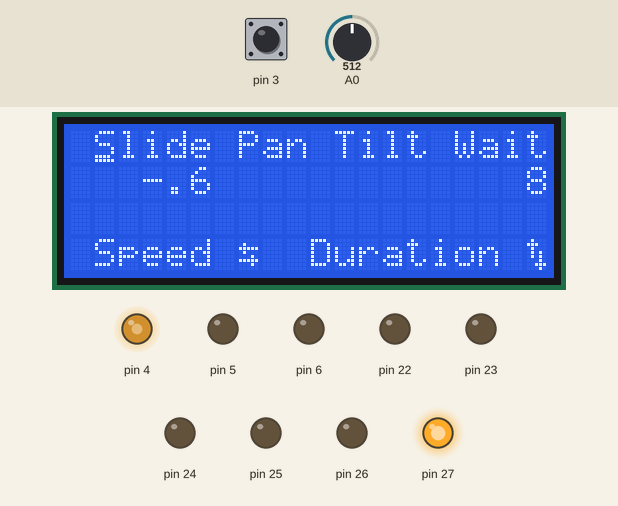
A sketch run on a simulated Arduino Mega 2560, built with avr-gcc and run on an emulated ATmega2560. Parts: 20×4 character LCD, output pins drawn as LEDs (lit = HIGH). Inputs (shaded band) come from the test bench; at power-on: pin 3 HIGH, A0 = 512. What the sketch prints to the serial monitor is not drawn.

Above: at 1.2 s.
1.3 s: pin 3 pulled LOW for 0.15 s
At 1.9 s:
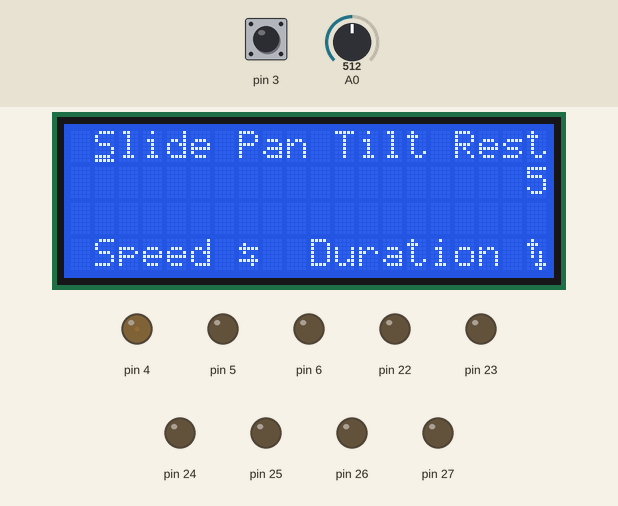
4.4 s: A0 set to 637
7.4 s: A0 set to 658
At 9.5 s:
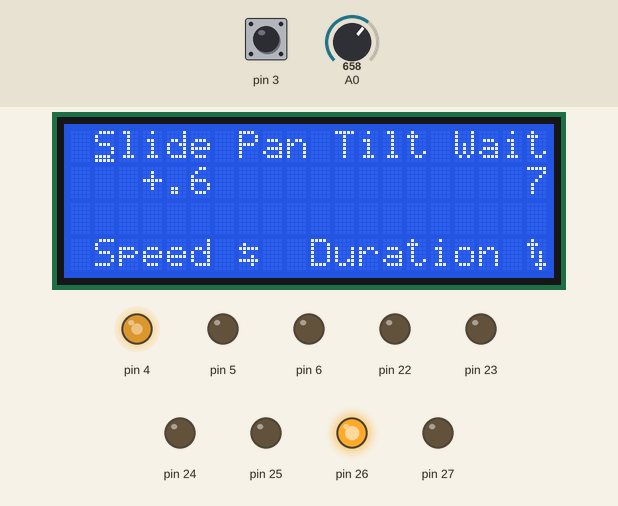
10.4 s: pin 3 pulled LOW for 1 s
At 18.1 s:
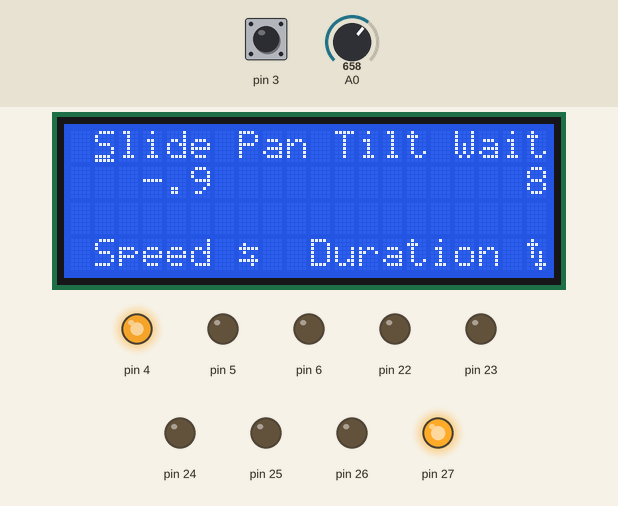
Timing chart, 0 to 33.5 s (numbered marks = the images above; inputs shaded):
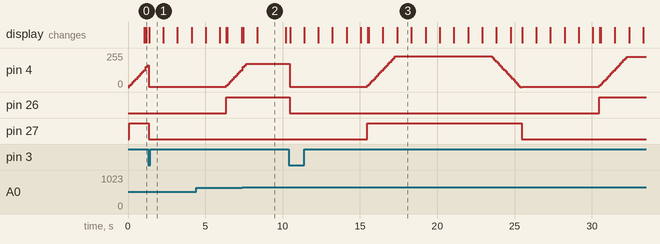

The sketch:

Controller.ino
```cpp
#include <LiquidCrystal.h>
#include <VideoSlidePanTiltController.h>
#include "ControllerCommandInterpreter.h"


/**
 * Globals: the LCD screen/keypad  object
 */
LiquidCrystal g_lcd(33, 32, 31, 30, 29, 28);
Keypad g_kpad(0);
/**
 * Globals: views and a pointer to a currently selected one.
 */
ChannelsView g_viewChannels;
ChannelView g_viewChannel;
char View::s_cSelectedChannel = cmdSlide;
View *g_pView;

/**
 * Globals: slider end switch counter
 */
volatile byte g_byteSliderEndSwitch = 0;

/**
 * Globals: Main command interpreter
 */
static ControllerCommandInterpreter g_ci(
 26, 27, 4,  // slider IN1, IN2, PWM pins
 22, 23, 5,  // pan IN1, IN2, PWM pins
 24, 25, 6); // tilt IN1, IN2, PWM pins
CommandInterpreter *g_pCommandInterpreter = &g_ci;
/**
 * Globals: commands to run at startup
 */
static Command cmds[] = {

//  {cmdRest,  0, 1000},  // rest for 1 sec

  {cmdBeginLoop, 0, 0},
    {cmdSlide, -91, 10000}, // go left for 40 sec or endswitch
    {cmdWaitForCompletion,  0, 0},  //
    {cmdRest,  0, 5000},  // Rest for 5 sec - end of wait will interrupt slide!
    {cmdSlide, 89, 10000}, // go right for 40 sec or endswitch
    {cmdWaitForCompletion,  0, 0},  //
    {cmdRest,  0, 5000},  // rest for 5 sec
    /*
    {cmdSlide, -20, 20000}, // go faster left for 2 sec

    {cmdPan, 10, 15000}, // pan right for 30 sec
    {cmdSlide, -10, 10000}, // go left for 1 sec
    {cmdPan, -20, 15000}, // pan right for 30 sec
    {cmdWaitForCompletion, 0, 0},
    {cmdTilt, 20, 10000}, // tilt up for 10 sec
    {cmdRest,  0, 10000},  // rest for 10 sec

    {cmdTilt, -10, 12000}, // tilt down for 1 sec
    */
  {cmdEndLoop, 0, 0},
  {cmdNone,  0, 0}
};

/**
 * Globals: Serial Port object
 */
MySerialCommand g_sci;

static void onSliderEndSwitch()
{
  g_byteSliderEndSwitch++;
}

void setup()
{
  // Open serial communications and wait for port to open:
  Serial.begin(115200);
  while(!Serial) {
    ; // wait for serial port to connect. Needed for Leonardo only
  }

  g_pView = &g_viewChannels;

  // interrupt 1 is on pin 3
  digitalWrite (3, HIGH);   // INT1
  attachInterrupt(1, onSliderEndSwitch, FALLING);

  // interrupt 0 is on pin 2
  //digitalWrite (2, HIGH); // INT0
  //attachInterrupt(0, onSliderEndSwitch, FALLING);

  g_sci.begin();

  //
  g_lcd.begin(20, 4);
  g_lcd.cursor();
  //g_lcd.blink();
  ScreenBuffer sb;
  sb.begin(&g_lcd);

  //
  g_ci.begin();
  g_ci.beginRun(cmds);
}

void loop()
{
  /**
  DEBUG_PRINT("g_byteSliderEndSwitch=");
  DEBUG_PRINTDEC(g_byteSliderEndSwitch);
  DEBUG_PRINTLN("");
  */
  unsigned long now = millis();
  if(g_ci.isRunning()) {
    if(g_ci.continueRun(now)){
      ;
    } else {
      g_ci.endRun();
    }
  }
  if(g_kpad.getAndDispatchKey(now)) {
    ;
  } else if(g_sci.available()) {
    do {
      g_sci.readAndDispatch();
      g_ci.updateDisplay(now);
    } while(g_sci.available());
  }
  delay(50);
}
```

ChannelView.cpp
```cpp
#include <VideoSlidePanTiltController.h>

static char getChannelSpeed(byte channel, char cSlideSpeed, char cPanSpeed, char cTiltSpeed) {
  switch(channel) {
    case cmdSlide: return cSlideSpeed;
    case cmdPan: return cPanSpeed;
    case cmdTilt: return cTiltSpeed;
  }
  return '\0';
}

/**
 * draw somehing like this in a 16x2 screeen

0123456789012345
Slide        < >
Speed: -50%

0123456789012345
Slide        < >
MaxSpeed: 100%

 */
/*
void ChannelView::draw(
  const char *pLabel, char cSlideSpeed, char cPanSpeed, char cTiltSpeed, unsigned int wRemainingSecs, ScreenBuffer *pScreen)
{
  const char *p = getFullChannelName(s_cSelectedChannel);
  memcpy(pScreen->m_line1, p, strlen(p));
  pScreen->m_line1[13] = '<';
  pScreen->m_line1[15] = '>';
  pScreen->m_line1[16] = '\0';

  int iPos = 0;
  char cSpeed = getChannelSpeed(s_cSelectedChannel, cSlideSpeed, cPanSpeed, cTiltSpeed);
  if(cSpeed == 0) {
    // show and adjust max speed
    cSpeed = m_maxSpeed;
    p = "Max";
    memcpy(&pScreen->m_line2[iPos], p, strlen(p));
    iPos = 3;
  } else {
    // show current speed
    ;
  }
  p = "Speed:";
  memcpy(&pScreen->m_line2[iPos], p, strlen(p));
  char szNum[8];
  itoa(cSpeed, szNum, 10);
  iPos += 6;
  if(szNum[0] != '-') iPos++;
  memcpy(&pScreen->m_line2[iPos], szNum, strlen(szNum));
  iPos += strlen(szNum);
  pScreen->m_line2[iPos] = '%';
  pScreen->m_line2[16] = '\0';

  //if(s_cSelectedChannel == cmdNone) {
  //  g_lcd.noCursor();
  //} else {
  //  g_lcd.setCursor(0, 0);
  //  g_lcd.cursor();
  //}

  //pScreen->m_cursorRow = 0;
  //pScreen->m_cursorCol = 0;
}
*/

/**
 * draw somehing like this in a 20x4 screeen

0123456789012345678901
Slide             < >
Speed: -50%

0123456789012345678901
Slide             < >
MaxSpeed: 100%

 */
void ChannelView::draw(
  const char *pLabel, char cSlideSpeed, char cPanSpeed, char cTiltSpeed, unsigned int wRemainingSecs, ScreenBuffer *pScreen)
{
  const char *p = getFullChannelName(s_cSelectedChannel);
  memcpy(pScreen->m_line1, p, strlen(p));
  pScreen->m_line1[19] = '\x7F'; // <- ->

  int iPos = 0;
  char cSpeed = getChannelSpeed(s_cSelectedChannel, cSlideSpeed, cPanSpeed, cTiltSpeed);
  if(cSpeed == 0) {
    // show and adjust max speed
    cSpeed = m_maxSpeed;
    p = "Max";
    memcpy(&pScreen->m_line2[iPos], p, strlen(p));
    iPos = 3;
    pScreen->m_line2[19] = '\x7E'; // /|\  \|/
  } else {
    // show current speed
    ;
  }
  p = "Speed:";
  memcpy(&pScreen->m_line2[iPos], p, strlen(p));
  char szNum[8];
  itoa(cSpeed, szNum, 10);
  iPos += 7;
  if(szNum[0] != '-') iPos++;
  memcpy(&pScreen->m_line2[iPos], szNum, strlen(szNum));
  iPos += strlen(szNum);
  pScreen->m_line2[iPos] = '%';
  //pScreen->m_line2[16] = '\0';

  //if(s_cSelectedChannel == cmdNone) {
  //  g_lcd.noCursor();
  //} else {
  //  g_lcd.setCursor(0, 0);
  //  g_lcd.cursor();
  //}

  //pScreen->m_cursorRow = 0;
  //pScreen->m_cursorCol = 0;
}


extern void onLeftRightKeyUp(byte cSelectedChannel, char iSpeed);


void ChannelView::onKeyDown(byte vk)
{
  DEBUG_PRINTLN("ChannelView::onKeyDown");
  switch(vk) {
    case VK_NONE:
      return;
    case VK_LEFT:
      onLeftRightKeyUp(s_cSelectedChannel, -m_maxSpeed);
      break;
    case VK_RIGHT:
      onLeftRightKeyUp(s_cSelectedChannel, m_maxSpeed);
      break;
    case VK_DOWN:
      //onUpDownKeyDown(s_cSelectedChannel, -2);
      break;
    case VK_UP:
      //onUpDownKeyDown(s_cSelectedChannel, 2);
      break;
    case VK_SEL:
      break;
  }
  g_pCommandInterpreter->updateDisplay(millis());
}

void ChannelView::onUpDownKeyUp(char delta) {
  char cSpeed = m_maxSpeed + delta;
  if(cSpeed < 1)
    cSpeed = 1;
  else if (cSpeed > 100)
    cSpeed = 100;
  m_maxSpeed = cSpeed;
}

void ChannelView::onKeyUp(byte vk) {
  DEBUG_PRINTLN("ChannelView::onKeyUp");
  switch(vk) {
    case VK_NONE:
      return;
    case VK_LEFT:
    case VK_RIGHT:
      g_pCommandInterpreter->stopCommand(s_cSelectedChannel);
      break;
    case VK_DOWN:
      onUpDownKeyUp(-5);
      break;
    case VK_UP:
      onUpDownKeyUp(5);
      break;
    case VK_SEL:
      // move selection
      s_cSelectedChannel = tickSelection(s_cSelectedChannel);
      break;
  }
  g_pCommandInterpreter->updateDisplay(millis());
}

void ChannelView::onLongKeyDown(byte vk)
{
  DEBUG_PRINTLN("ChannelView::onLongKeyDown");
  switch(vk) {
    case VK_DOWN:
      onUpDownKeyUp(-90);
      break;
    case VK_UP:
      onUpDownKeyUp(90);
      break;
    case VK_SEL:
      // switch view on long key VK_SEL
      g_pView = &g_viewChannels;
      break;
    deafault:
      return;
  }
  g_pCommandInterpreter->updateDisplay(millis());
}
```

ChannelsView.cpp
```cpp
#include <VideoSlidePanTiltController.h>


char tickSelection(char iSelectedChannel) {
  switch(iSelectedChannel) {
    case cmdSlide:
      return cmdPan;
    case cmdPan:
      return cmdTilt;
    case cmdTilt:
      return cmdRest;
    case cmdRest:
    case cmdWaitForCompletion:
      return cmdSlide;
    //default:
  }
  return cmdNone;
}

const char *getFullChannelName(byte channel) {
  switch(channel) {
    case cmdNone: return "None";
    case cmdSlide: return "Slide";
    case cmdPan: return "Pan";
    case cmdTilt: return "Tilt";
    case cmdRest: return "Rest";
    case cmdWaitForCompletion: return "Wait";
  }
  return "Unknown";
}

static char mapSelectionToColumn(char iSelectedChannel) {
  switch(iSelectedChannel) {
    case cmdPan:
      //return 4;
      return 7;
    case cmdTilt:
      //return 8;
      return 11;
    case cmdRest:
    case cmdWaitForCompletion:
      //return 12;
      return 16;
    //case cmdSlide:
    //default:
  }
  return 1;
}

/**
 * iSpeed is between -100 to 100
 * produce output like '  0' or '-.2' or '+ 1'
 */
static void formatSpeed(char *buf, char cSpeed) {
/*  DEBUG_PRINT("formatSpeed iSpeed=");
  DEBUG_PRINTDEC(iSpeed);
  DEBUG_PRINTLN(""); */
  if(cSpeed == 0) {
    //buf[0] = buf[1] = buf[2] = ' ';
    return;
  } else if (cSpeed > 0){
    buf[0] = '+';
  } else {
    buf[0] = '-';
    cSpeed = - cSpeed;
  }
  if(cSpeed >= 95) {
    //buf[1] = ' ';
    buf[2] = '1';
  } else {
    buf[1] = '.';
    cSpeed = cSpeed / 10;
    buf[2] = '0' + cSpeed;
  }
}

/**
 * draw somehing like this

012345678901234567890
Sli Pan Til Wait
- 1   0 -.3 99

 */
/*void ChannelsView::draw(
  const char *pLabel, char cSlideSpeed, char cPanSpeed, char cTiltSpeed, unsigned int wRemainingSecs, ScreenBuffer *pScreen)
{
  char *p = "Sli Pan Til ";
  int iPos = strlen(p);
  memcpy(pScreen->m_line1, p, iPos);
  strcpy(&pScreen->m_line1[iPos], pLabel);

  formatSpeed(&pScreen->m_line2[0], cSlideSpeed);
  //line[3] = ' ';
  formatSpeed(&pScreen->m_line2[4], cPanSpeed);
  //line[7] = ' ';
  formatSpeed(&pScreen->m_line2[8], cTiltSpeed);
  //line[11] = ' ';

  // show the # right aligned
  char szNumBuf[32];
  itoa((int)wRemainingSecs, szNumBuf, 10);
  szNumBuf[4] = '\0';
  strcpy(&pScreen->m_line2[16 - strlen(szNumBuf)], szNumBuf);
  //pScreen->m_line2[16] = '\0';

  //updateCursor();
  //DEBUG_PRINTDEC(s_cSelectedChannel);
  //DEBUG_PRINTLN("");

  //if(s_cSelectedChannel == cmdNone) {
  //  g_lcd.noCursor();
  //} else {
  //  g_lcd.setCursor(mapSelectionToColumn(s_cSelectedChannel), 0);
  //  g_lcd.cursor();
  //}
  //pScreen->m_cursorRow = 0;
  pScreen->m_cursorCol = mapSelectionToColumn(s_cSelectedChannel);
}*/

/**
 * draw somehing like this

0123456789012345678901
 Slide Pan Tilt Stop
   - 1   0  -.3   99

 Speed <  Duration V

 */
void ChannelsView::draw(
  const char *pLabel, char cSlideSpeed, char cPanSpeed, char cTiltSpeed, unsigned int wRemainingSecs, ScreenBuffer *pScreen)
{
  sprintf(pScreen->m_line1, " Slide Pan Tilt %s", pLabel);
  formatSpeed(&pScreen->m_line2[3], cSlideSpeed);
  formatSpeed(&pScreen->m_line2[7], cPanSpeed);
  formatSpeed(&pScreen->m_line2[12], cTiltSpeed);

  // show the # right aligned
  char szNumBuf[32];
  itoa((int)wRemainingSecs, szNumBuf, 10);
  szNumBuf[4] = '\0';
  strcpy(&pScreen->m_line2[20 - strlen(szNumBuf)], szNumBuf);
  //pScreen->m_line2[20] = '\0';

  switch(s_cSelectedChannel) {
    case cmdSlide:
    case cmdPan:
    case cmdTilt:
      strcpy(&pScreen->m_line4[1], "Speed \x7F  Duration \x7E");
      break;
    default:
      strcpy(&pScreen->m_line4[5],      "Pause \x7F  Stop \x7E");
  }


  //updateCursor();
  //DEBUG_PRINTDEC(s_cSelectedChannel);
  //DEBUG_PRINTLN("");

  //if(s_cSelectedChannel == cmdNone) {
  //  g_lcd.noCursor();
  //} else {
  //  g_lcd.setCursor(mapSelectionToColumn(s_cSelectedChannel), 0);
  //  g_lcd.cursor();
  //}
  //pScreen->m_cursorRow = 0;
  pScreen->m_cursorCol = mapSelectionToColumn(s_cSelectedChannel);
}

/**
 * kb handling
 */

/**
 * left/right key handler
 * Begin command or adjust current command speed
 */
void onLeftRightKeyUp(byte cSelectedChannel, char iSpeed) {
  DEBUG_PRINT("onLeftRightKeyUp iSpeed=");
  DEBUG_PRINTDEC(iSpeed);
  DEBUG_PRINTLN("");
  if(cSelectedChannel == cmdNone)
    return;
  if((cSelectedChannel == cmdRest) || (cSelectedChannel == cmdWaitForCompletion)) {
	  if (!g_pCommandInterpreter->isRunning())
      return;
    if(iSpeed < 0) {
      // left key - STOP
      g_pCommandInterpreter->stopRun();
    } else {
      // right key - PAUSE/RESUME
	  if (g_pCommandInterpreter->isPaused()) {
		    g_pCommandInterpreter->resumeRun();
      } else {
		    g_pCommandInterpreter->pauseRun();
      }
    }
    return;
  }
  if(!g_pCommandInterpreter->isRunning()) {
    g_pCommandInterpreter->beginRun(cSelectedChannel, iSpeed, 30 * 1000L);
  } else if (g_pCommandInterpreter->isBusy(cSelectedChannel)) {
    g_pCommandInterpreter->adjustCommandSpeed(cSelectedChannel, iSpeed);
  } else {
    g_pCommandInterpreter->beginCommand(cSelectedChannel, iSpeed, 30 * 1000L);
  }
}

/**
 * up/down arrow key handler
 * Adjust current command duration
 */
static void onUpDownKeyUp(byte cSelectedChannel, char iSecs) {
  DEBUG_PRINT("onUpDownKeyDown iSecs=");
  DEBUG_PRINTDEC(iSecs);
  DEBUG_PRINTLN("");
  g_pCommandInterpreter->adjustCommandDuration(cSelectedChannel, iSecs);
}


void ChannelsView::onKeyDown(byte vk) {
  DEBUG_PRINTLN("ChannelsView::onKeyDown");
}

void ChannelsView::onKeyUp(byte vk) {
  DEBUG_PRINTLN("ChannelsView::onKeyUp");
  switch(vk) {
    case VK_NONE:
      return;
    case VK_LEFT:
      onLeftRightKeyUp(s_cSelectedChannel, -20);
      break;
    case VK_RIGHT:
      onLeftRightKeyUp(s_cSelectedChannel, 20);
      break;
    case VK_DOWN:
      onUpDownKeyUp(s_cSelectedChannel, -2);
      break;
    case VK_UP:
      onUpDownKeyUp(s_cSelectedChannel, 2);
      break;
    case VK_SEL:
      // move selection
      s_cSelectedChannel = tickSelection(s_cSelectedChannel);
      break;
  }
  g_pCommandInterpreter->updateDisplay(millis());
}

void ChannelsView::onLongKeyDown(byte vk)
{
  DEBUG_PRINTLN("ChannelsView::onLongKeyDown");
  switch(vk) {
    case VK_LEFT:
      onLeftRightKeyUp(s_cSelectedChannel, -40);
      break;
    case VK_RIGHT:
      onLeftRightKeyUp(s_cSelectedChannel, 40);
      break;
    case VK_DOWN:
      onUpDownKeyUp(s_cSelectedChannel, -4);
      break;
    case VK_UP:
      onUpDownKeyUp(s_cSelectedChannel, 4);
      break;
    case VK_SEL:
      // switch view
      g_pView = &g_viewChannel;
      break;
    default:
      return;
  }
  g_pCommandInterpreter->updateDisplay(millis());
}
```

MySerialCommand.cpp
```cpp
#include <VideoSlidePanTiltController.h>
#include "SerialCommand.h"
#include "ControllerCommandInterpreter.h"

/**
 * execute serial command to move (slide/pan/tilt)
 */
static void onSerialMoveCommand(char iCmd, char iSpeed, unsigned uDurationSecs) {
  if(g_pCommandInterpreter->isRunning()) {
    if(g_pCommandInterpreter->isBusy(iCmd))
      g_pCommandInterpreter->stopCommand(iCmd);
    if((iSpeed != 0) && (uDurationSecs > 0))
      g_pCommandInterpreter->beginCommand(iCmd, iSpeed, uDurationSecs*1000L);
  } else {
    if((iSpeed != 0) && (uDurationSecs > 0))
      g_pCommandInterpreter->beginRun(iCmd, iSpeed, uDurationSecs*1000L);
  }
}

/**
 * get the command args and pass on to execute it
 */
static void onSerialMoveCommand(char iCmd) {
  char *pArg = g_sci.next();
  if(pArg == 0)
    return;     // wrong command format
  char iSpeed = (char)atoi(pArg);
  unsigned uDurationSecs = 30;
  pArg = g_sci.next();
  if(pArg != 0)
    uDurationSecs = atoi(pArg);
  onSerialMoveCommand(iCmd, iSpeed, uDurationSecs);
}

/**
 * expected: SLI <signed speed in %> [duration in unsigned secs]
 * speed or duration 0 will result in stopping the slide
 */
static void onSerialSlide()
{
  onSerialMoveCommand(cmdSlide);
}

static void onSerialPan()
{
  onSerialMoveCommand(cmdPan);
}
static void onSerialTilt()
{
  onSerialMoveCommand(cmdTilt);
}

/**
 * also purge serial command queue if any!
 */
static void onSerialHalt()
{
  if(g_pCommandInterpreter->isRunning())
    g_pCommandInterpreter->stopRun();
}
static void onSerialPause()
{
  if(g_pCommandInterpreter->isRunning())
    g_pCommandInterpreter->pauseRun();
}
static void onSerialResume()
{
  if(g_pCommandInterpreter->isRunning() && g_pCommandInterpreter->isPaused())
    g_pCommandInterpreter->resumeRun();
}
static void onSerialWaitForCompletion()
{
}
static void onSerialRest()
{
}
static void onSerialBeginLoop()
{
}
static void onSerialEndLoop()
{
}

/**
 * set serial command handlers
 */
void MySerialCommand::begin()
{
  addCommand("SLIDE", onSerialSlide);
  addCommand("PAN", onSerialPan);
  addCommand("TILT", onSerialTilt);
  //addCommand("WFC", onSerialWaitForCompletion);
  //addCommand("REST", onSerialRest);
  //addCommand("BLOOP", onSerialBeginLoop);
  //addCommand("ELOOOP", onSerialEndLoop);
  addCommand("HALT", onSerialHalt);
  addCommand("STOP", onSerialHalt);
  addCommand("PAUSE", onSerialPause);
  addCommand("RESUME", onSerialResume);
}
```

TB6612FNG.cpp
```cpp
#include <VideoSlidePanTiltController.h>
#include "TB6612FNG.h"

void DCMotor::begin() {
  pinMode(m_pinCW, OUTPUT);
  pinMode(m_pinCCW, OUTPUT);
  pinMode(m_pinPWM, OUTPUT);
}

void DCMotor::go() {
  DEBUG_PRINT("DCMotor::go m_bDirectionCW=");
  DEBUG_PRINTDEC(m_bDirectionCW);
  DEBUG_PRINT(" m_speed=");
  DEBUG_PRINTDEC(m_speed);
  DEBUG_PRINTLN("");

  digitalWrite(m_pinCW,  m_bDirectionCW ? HIGH : LOW);
  digitalWrite(m_pinCCW, m_bDirectionCW ? LOW : HIGH);
  analogWrite(m_pinPWM, m_speed);
  m_bGoing = true;
}

void DCMotor::stop() {
  digitalWrite(m_pinCW, LOW);
  digitalWrite(m_pinCCW, LOW);
  analogWrite(m_pinPWM, HIGH);
  m_bGoing = false;
}

void DCMotor::shortBreak() {
  digitalWrite(m_pinCW, HIGH);
  digitalWrite(m_pinCCW, HIGH);
  analogWrite(m_pinPWM, LOW);
  m_bGoing = true;
}


/*void DCMotor::setSpeedRegulation(byte speedRegulation) {
  m_speedRegulation = speedRegulation;
  if(m_bGoing)
    go();
}*/

void DCMotor::setSpeed(boolean bCW, byte speed) {
  DEBUG_PRINT("DCMotor::setSpeed bCW=");
  DEBUG_PRINTDEC(bCW);
  DEBUG_PRINT(" speed=");
  DEBUG_PRINTDEC(speed);
  DEBUG_PRINTLN("");

  m_bDirectionCW = bCW;
  m_speed = map(speed, 0, 100, 0, 255);
  go();
}
```

Source omitted: mmandInterpreterChannel.cpp (6505 bytes), llerCommandInterpreter.cpp (11118 bytes), trollerCommandInterpreter.h (5937 bytes), ScreenBuffer.cpp (2194 bytes), TB6612FNG.h (1077 bytes)

Measured:
- the behaviour switches between 649 and 650 on A0 (found by bisection; images 1 and 2)
- after the input at 1.3 s, pin 27: HIGH → LOW at once; the display: changes after 0.06 s (image 1)
- after the input at 10.4 s, pin 26: HIGH → LOW after 0.05 s instead of 6.0 s
- what the display in image 2 shows lasts 1.8 s, from 8.4 s to 10.2 s
